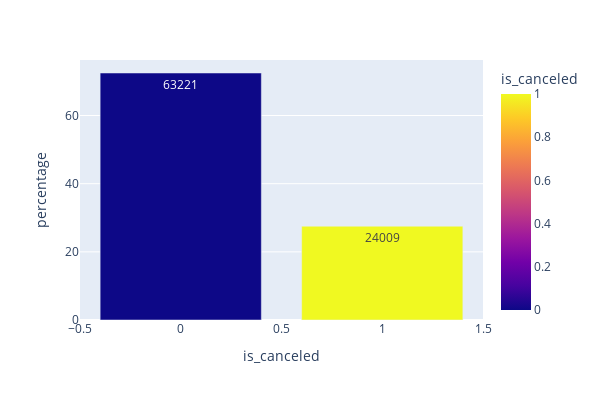

The code cell stored with this chart in its notebook:
### Code cell
hotel_cancelled = df.groupby('is_canceled')
hotel_cancelled.size()
hotel_cancelled = pd.DataFrame(hotel_cancelled.size(), columns=['count'])
hotel_cancelled.reset_index(inplace=True)
hotel_cancelled['percentage'] = hotel_cancelled['count']*100/hotels['count'].sum()
hotel_cancelled
px.bar(hotel_cancelled,x= 'is_canceled',y ='percentage',color = 'is_canceled',text= 'count',width = 600,height=400 )

### Figure 1 — Plotly figure (JSON) as saved in the notebook; plotly's stock layout.template omitted (floating-point values rounded to 4 significant figures)
{"data": [{"hovertemplate": "is_canceled=%{marker.color}<br>percentage=%{y}<br>count=%{text}<extra></extra>", "legendgroup": "", "marker": {"color": [0, 1], "coloraxis": "coloraxis", "pattern": {"shape": ""}}, "name": "", "orientation": "v", "showlegend": false, "text": [63220.0, 24010.0], "textposition": "auto", "type": "bar", "x": [0, 1], "xaxis": "x", "y": [72.48, 27.52], "yaxis": "y"}], "layout": {"barmode": "relative", "coloraxis": {"colorbar": {"title": {"text": "is_canceled"}}, "colorscale": [[0, "#0d0887"], [0.1111, "#46039f"], [0.2222, "#7201a8"], [0.3333, "#9c179e"], [0.4444, "#bd3786"], [0.5556, "#d8576b"], [0.6667, "#ed7953"], [0.7778, "#fb9f3a"], [0.8889, "#fdca26"], [1, "#f0f921"]]}, "height": 400, "legend": {"tracegroupgap": 0}, "margin": {"t": 60}, "width": 600, "xaxis": {"anchor": "y", "domain": [0, 1], "title": {"text": "is_canceled"}}, "yaxis": {"anchor": "x", "domain": [0, 1], "title": {"text": "percentage"}}}}
